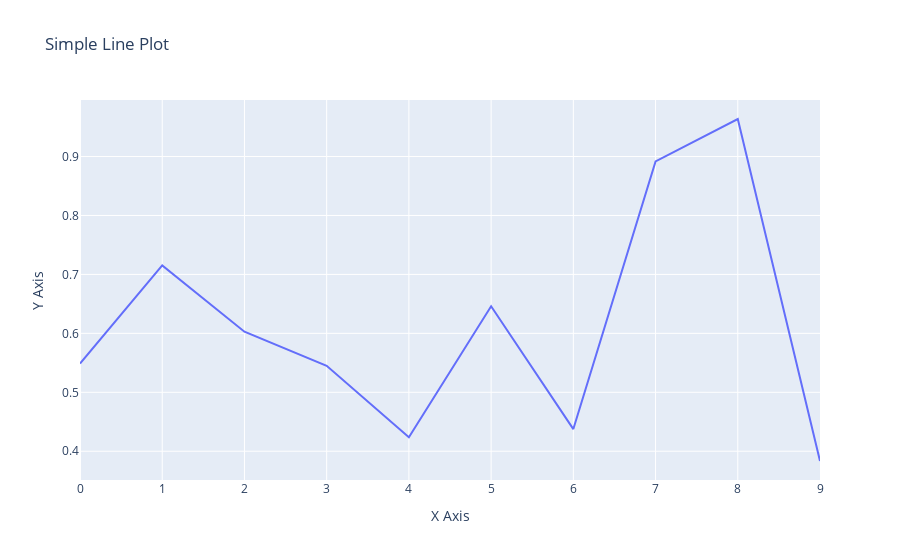

This figure's notebook cell:
### Code cell
# Display the line plot
fig.show()

### Figure 1 — Plotly figure (JSON) as saved in the notebook; plotly's stock layout.template omitted (floating-point values rounded to 4 significant figures)
{"data": [{"mode": "lines", "name": "Random Data", "type": "scatter", "x": [0, 1, 2, 3, 4, 5, 6, 7, 8, 9], "y": [0.5488, 0.7152, 0.6028, 0.5449, 0.4237, 0.6459, 0.4376, 0.8918, 0.9637, 0.3834]}], "layout": {"title": {"text": "Simple Line Plot"}, "xaxis": {"title": {"text": "X Axis"}}, "yaxis": {"title": {"text": "Y Axis"}}}}
